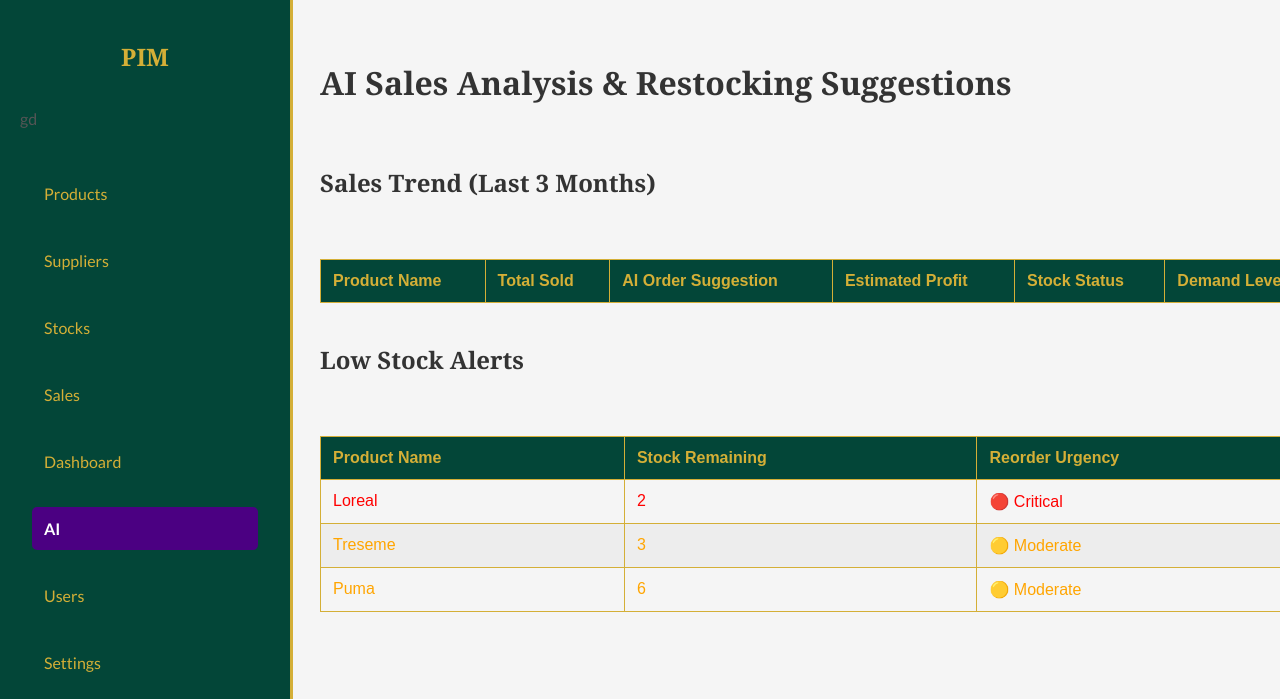
/ai.php (signed in), run on the app's committed database.
### tables this page shows
CREATE TABLE `stocks` (
  `id` int(11) NOT NULL,
  `product_id` int(11) DEFAULT NULL,
  `category` varchar(255) DEFAULT NULL,
  `created_by` int(11) DEFAULT NULL,
  `updated_at` timestamp NOT NULL DEFAULT current_timestamp() ON UPDATE current_timestamp(),
  `total_quantity` int(11) NOT NULL DEFAULT 0,
  `total_price` decimal(10,2) NOT NULL DEFAULT 0.00
);

CREATE TABLE `products` (
  `id` int(11) NOT NULL,
  `product_name` varchar(255) NOT NULL,
  `created_by` int(11) DEFAULT NULL,
  `updated_at` timestamp NOT NULL DEFAULT current_timestamp() ON UPDATE current_timestamp(),
  `company_id` int(11) DEFAULT NULL,
  `category` varchar(255) DEFAULT NULL,
  `price` decimal(10,2) DEFAULT NULL,
  `cost_price` decimal(10,2) NOT NULL,
  `quantity` int(11) DEFAULT NULL,
  `supplier` int(11) NOT NULL
);

### ai.php (the view, shortened to what this page needs)
<?php
include('db.php');
$low_stock_query = "
    SELECT p.product_name, s.total_quantity
    FROM stocks s
    LEFT JOIN products p ON s.product_id = p.id
    WHERE s.total_quantity < 7
";
$low_stock_result = $conn->query($low_stock_query);
?>
<!DOCTYPE html>
<html lang="en">
<head>
    <link rel="stylesheet" href="style.css">
</head>
<body class="dashboard-page">
    <div>
        <div class="sidebar">
            <h2>PIM</h2>
            <div class="profile">
                <p><?php echo $_SESSION['username']; ?></p>
            </div>
            <ul>
                <li><a href="products.php">Products</a></li>
                <li><a href="suppliers.php">Suppliers</a></li>
                <li><a href="stocks.php">Stocks</a></li>
                <li><a href="sales.php">Sales</a></li>
                <li><a href="dashboard.php">Dashboard</a></li>
                <li><a href="ai.php" class="active">AI</a></li>
                <?php if ($_SESSION['is_admin']): ?>
                <li><a href="users.php">Users</a></li>
                <?php endif; ?>
                <li><a href="settings.php">Settings</a></li>
            </ul>
        </div>
        <div class="content products-page">
            <h1>AI Sales Analysis & Restocking Suggestions</h1>
            <h2>Sales Trend (Last 3 Months)</h2>
            <table>
                <thead>
                    <tr>
                        <th>Product Name</th>
                        <th>Total Sold</th>
                        <th>AI Order Suggestion</th>
                        <th>Estimated Profit</th>
                        <th>Stock Status</th>
                        <th>Demand Level</th>
                    </tr>
                </thead>
            </table>
            <h2>Low Stock Alerts</h2>
            <table>
                <thead>
                    <tr>
                        <th>Product Name</th>
                        <th>Stock Remaining</th>
                        <th>Reorder Urgency</th>
                    </tr>
                </thead>
                <tbody>
                    <?php while ($row = $low_stock_result->fetch_assoc()):
                        $urgency = "🟢 Low";
                        if ($row['total_quantity'] < 3) {
                            $urgency = "🔴 Critical";
                        } elseif ($row['total_quantity'] < 7) {
                            $urgency = "🟡 Moderate";
                        }
                    ?>
                    <tr style="color: <?php echo ($urgency === '🔴 Critical') ? 'red' : (($urgency === '🟡 Moderate') ? 'orange' : 'green'); ?>;">
                        <td><?php echo $row['product_name']; ?></td>
                        <td><?php echo $row['total_quantity']; ?></td>
                        <td><?php echo $urgency; ?></td>
                    </tr>
                    <?php endwhile; ?>
                </tbody>
            </table>
        </div>
    </div>
</body>
</html>

### style.css (style rules this page uses)
body { font-family: 'Playfair Display', serif; margin: 0; padding: 0; background-color: #F5F5F5; color: #2C3E50; box-sizing: border-box; display: flex; flex-direction: column; }
h1, h2, h3, h4, h5, h6 { font-family: 'Playfair Display', serif; font-weight: 700; color: #333; }
p, li, a { font-family: 'Lato', sans-serif; font-weight: 400; color: #555; }
html { scroll-behavior: smooth; }
body { font-family: 'Lora', serif; margin: 0; padding: 0; background-color: white; color: black; box-sizing: border-box; display: flex; flex-direction: column; }
.dashboard-page .sidebar { width: 250px; background-color: #034638; color: #D4AF37; padding: 20px; position: fixed; top: 0; left: 0; height: 100%; display: flex; flex-direction: column; justify-content: flex-grow; border-right: 3px solid #D4AF37; }
.dashboard-page .sidebar h2 { text-align: center; font-size: 24px; color: #D4AF37; margin-bottom: 20px; font-weight: bold; }
.dashboard-page .sidebar ul { list-style: none; padding: 0; flex-grow: 1; }
.dashboard-page .sidebar ul li { padding: 12px; }
.dashboard-page .sidebar ul li a { color: #D4AF37; text-decoration: none; display: block; padding: 12px; border-radius: 5px; font-size: 16px; font-weight: 500; transition: all 0.3s ease; }
.dashboard-page .sidebar .active { background-color: #4B0082; color: #FFF; font-weight: bold; }
.dashboard-page .content { margin-left: 300px; padding: 20px; width: calc(100% - 270px); max-width: 1200px; }
.products-page table { width: 100%; border-collapse: collapse; margin-top: 20px; }
.products-page th, .products-page td { padding: 12px; text-align: left; border: 1px solid #D4AF37; }
.products-page th { background-color: #034638; font-weight: bold; color: #D4AF37; }
.products-page tr:nth-child(even) { background-color: #EDEDED; }
body { font-family: Arial, sans-serif; background-color: #f5f5f5; margin: 0; padding: 0; }
.content { display: flex; flex-wrap: wrap; gap: 20px; margin-top: 20px; justify-content: space-between; padding: 20px; }

### data on the page
stocks: product.product_name "Loreal", total_quantity "2", total_quantity "🔴 Critical"
stocks: product.product_name "Treseme", total_quantity "3", total_quantity "🟡 Moderate"
stocks: product.product_name "Puma", total_quantity "6", total_quantity "🟡 Moderate"

### other printed values
$_SESSION['username'] "gd"
